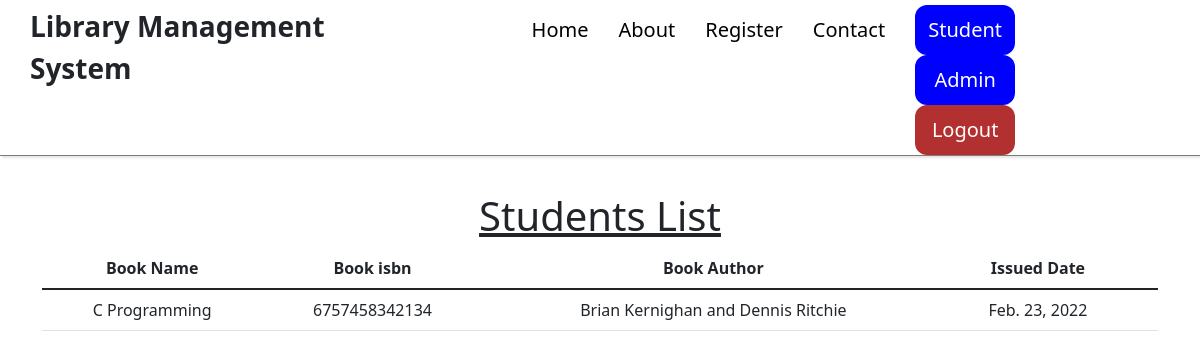
Page /student/view_issued_books (signed in) on the committed database.
### library/models.py (models this page shows, shortened)
class IssuedBook(models.Model):
    student_name= models.ForeignKey(Student, on_delete=models.CASCADE,null=True)
    book_name= models.ForeignKey(Book,on_delete=models.CASCADE,null=True)
    author_name = models.CharField(max_length=200,null=True)
    isbn = models.CharField(max_length=13)
    Volume = models.CharField(max_length=50,null=True)
    category = models.CharField(max_length=100,null=True)
    issued_date = models.DateField(auto_now=True)

class Book(models.Model):
    name = models.CharField(max_length=200)
    author = models.CharField(max_length=200)
    isbn = models.PositiveIntegerField()
    category = models.CharField(max_length=50)
    book_image = models.ImageField(upload_to='uploads/book/image/',null=True,default="")
    book_src = models.FileField(upload_to='uploads/book/book-pdf',null=True)
    volume =  models.CharField(max_length=100,null=True)
    description = models.CharField(max_length=300,null=True)
    availability = models.BooleanField(default=True)
    published_date = models.DateField(auto_now=False,null=True)

### library/views.py (the view)
# urls.py: path("student/view_issued_books",student_issued_books , name="student_issued_book"),
@login_required(login_url = '/student_login')
def student_issued_books(request):
    user = request.user
    student = Student.objects.filter(user=user)
    issuedBooks = IssuedBook.objects.filter(student_name=student[0])
    issuedBooksdata = IssuedBook.objects.filter(student_name=student[0]).count()
    context={
        'issuebooks':issuedBooks,
        'issuedata' :issuedBooksdata
    }
    return render(request,'student/issued_book.html',context)

### templates/student/issued_book.html
{% extends 'common/basic.html' %}
{% load static %}
{% block body %}
<div class="container mt-4">
    <h1 class="text-center"><u>Students List</u></h1>
    <table class="table table-hover" id="example">
        <thead>
            <tr class="text-center">
                <th> Book Name</th>
                <th>Book isbn</th>
                <th>Book Author</th>
                <th>Issued Date</th>
            </tr>
        </thead>
        <tbody>
            {% for book in issuebooks %}
            <tr class="text-center">
                <td>{{book.book_name.name}}</td>
                <td>{{book.book_name.isbn}}</td>
                <td>{{book.book_name.author}}</td>
                <td>{{book.issued_date}}</td>
                <td></td>
            {% endfor %}
        </tbody>
    </table>
    </div>
{% endblock %}

### rows in the picture
IssuedBook: book_name.name "C Programming", book_name.isbn "6757458342134", book_name.author "Brian Kernighan and Dennis Ritchie", issued_date "Feb. 23, 2022"
